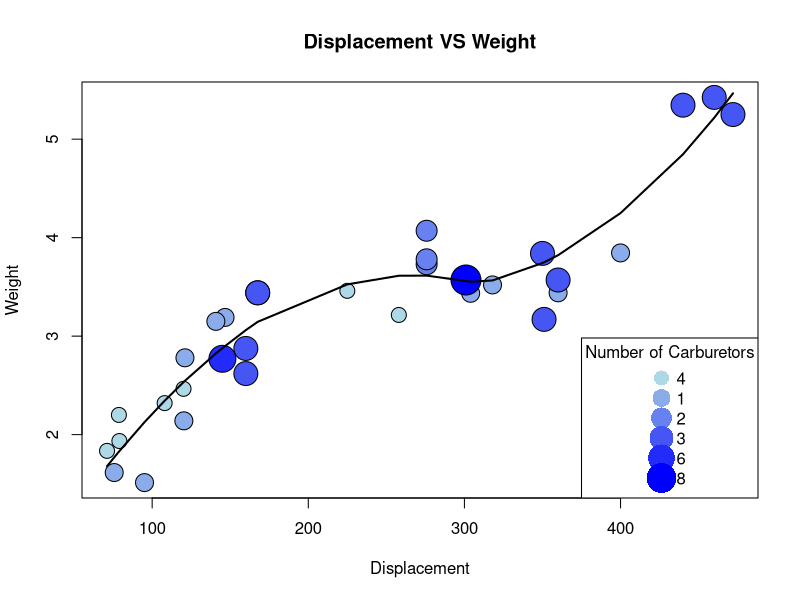

Here is the R script that generated this plot:
data("mtcars")

colors <- colorRampPalette(c("lightblue", "blue"))(length(unique(mtcars$carb)))
sizes <- seq(2, 4, length = length(unique(mtcars$carb)))

plot(x= mtcars$disp, y= mtcars$wt, xlab = "Displacement", ylab = "Weight", main = "Displacement VS Weight",
     pch = 21, bg = colors[factor(mtcars$carb)],
     col = "black", cex = sizes[factor(mtcars$carb)], )

abline()

legend("bottomright", legend = unique(mtcars$carb),
       title = "Number of Carburetors",
       col = colors, pch = 16, pt.cex = sizes)

loess_fit <- loess(wt ~ disp, data = mtcars)

disp_sorted <- sort(mtcars$disp)
lines(disp_sorted, predict(loess_fit, newdata = data.frame(disp = disp_sorted)), 
      lwd = 2, col = "black")
